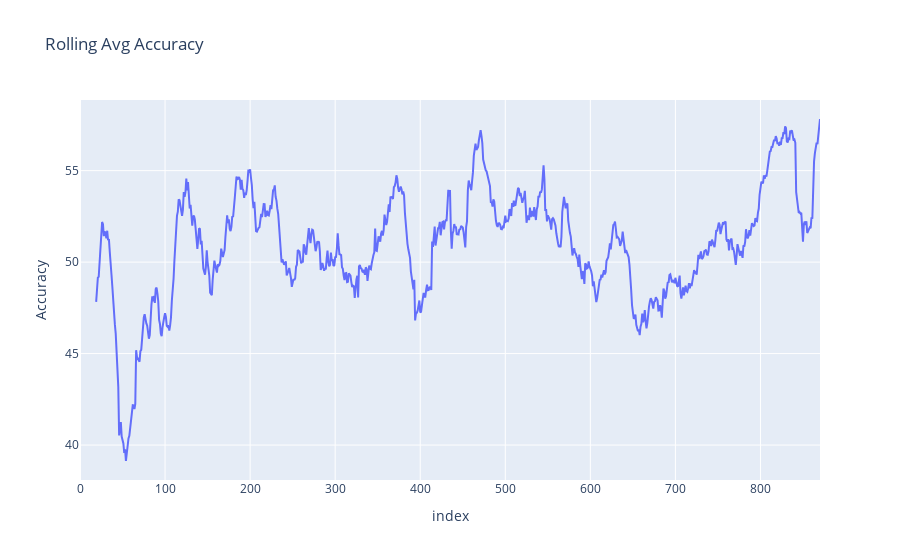

Notebook source saved alongside this figure:
### Code cell
import plotly.express as px

fig = px.line(df, x=df.index, y=df['Accuracy'].rolling(window=20).mean(), 
              labels={'x': 'Number of Games Played', 'y': 'Accuracy'},
              title='Rolling Avg Accuracy')

fig.show()

### Figure 1 — Plotly figure (JSON) as saved in the notebook; plotly's stock layout.template omitted (floating-point values rounded to 4 significant figures; data arrays with more than 128 entries replaced by an {"elided": "..."} marker saying what was removed)
{"data": [{"hovertemplate": "index=%{x}<br>Accuracy=%{y}<extra></extra>", "legendgroup": "", "line": {"color": "#636efa", "dash": "solid"}, "marker": {"symbol": "circle"}, "mode": "lines", "name": "", "orientation": "v", "showlegend": false, "type": "scatter", "x": {"elided": "871 int values"}, "xaxis": "x", "y": {"elided": "871 float values"}, "yaxis": "y"}], "layout": {"legend": {"tracegroupgap": 0}, "title": {"text": "Rolling Avg Accuracy"}, "xaxis": {"anchor": "y", "domain": [0, 1], "title": {"text": "index"}}, "yaxis": {"anchor": "x", "domain": [0, 1], "title": {"text": "Accuracy"}}}}
